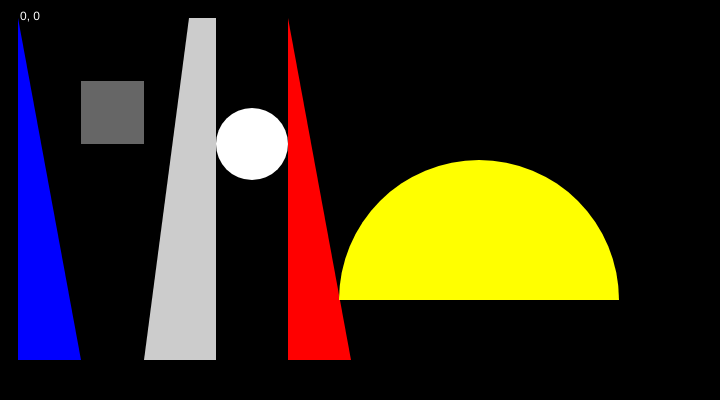
Frame 1 (no input)
Frame 60 (no input): identical to frame 1, image omitted
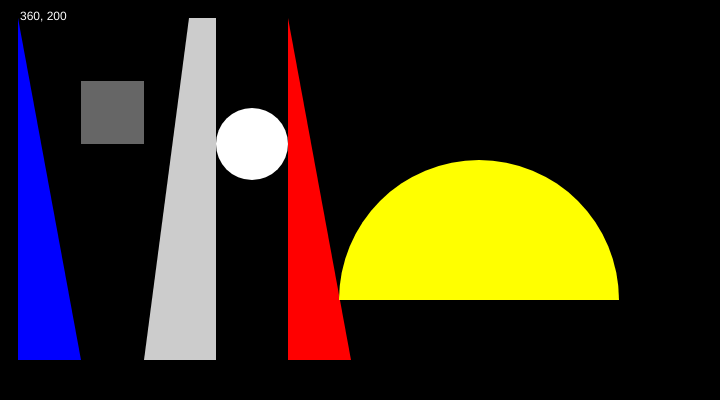
Frame 120 (the mouse pressed at the canvas centre since frame 60)

The p5.js sketch that drew these frames (run headless with seeded random() and noise() and a simulated clock; from frame 60 on, the mouse is pressed at the canvas centre):

// p5.js sketch
// ── sketch.js
function setup() {
  // Sets the screen to be 720 pixels wide and 400 pixels high
  createCanvas(720, 400);
}

function draw() {
  background(0);
  noStroke();
  //stroke(255, 0, 0);
  //strokeWeight(10);

  fill('blue');
  triangle(18, 18, 18, 360, 81, 360);
  //ellipse(24, 24, 80, 80)

  fill(102);
  rect(81, 81, 63, 63);

  fill(204);
  quad(189, 18, 216, 18, 216, 360, 144, 360);

  fill(255);
  ellipse(252, 144, 72, 72);

  fill('red');
  triangle(288, 18, 351, 360, 288, 360);

  fill('yellow');
  arc(479, 300, 280, 280, PI, TWO_PI);

  fill('white');
  text(mouseX + ", " + mouseY, 20, 20);

}




function mouseReleased(){
   print(mouseX + ", " + mouseY);
}
